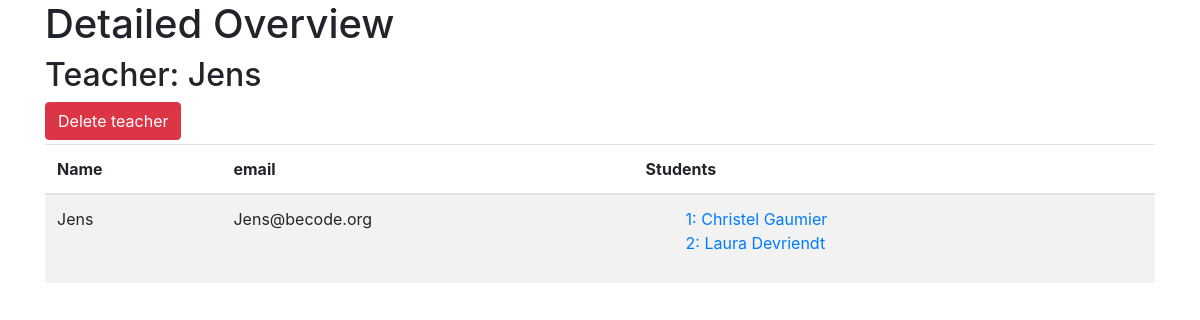
Screenshot of /?details=teacher&id=12 with the database file from the repository.
### tables this page shows
CREATE TABLE `teacher` (
  `teacher_id` int(11) NOT NULL AUTO_INCREMENT,
  `name` varchar(100) NOT NULL,
  `email` varchar(2083) NOT NULL,
  PRIMARY KEY (`teacher_id`)
);

CREATE TABLE `student` (
  `student_id` int(11) NOT NULL AUTO_INCREMENT,
  `name` varchar(100) NOT NULL,
  `email` varchar(2083) NOT NULL,
  `class_id` int(11) NOT NULL,
  PRIMARY KEY (`student_id`),
  KEY `student_FK` (`class_id`),
  CONSTRAINT `student_FK` FOREIGN KEY (`class_id`) REFERENCES `class` (`class_id`) ON DELETE CASCADE
);

### Controller/DetailController.php (called while the page is built, shortened)
<?php
class DetailController implements ControllerInterface {
    public function render(){
        $manager=new DatabaseManager();
        if($_GET['details']==='teacher') {
            $teacher = (new TeacherLoader())->findById((int)$_GET['id']);
        }
        require 'View/detailedView.php';
    }
}

### index.php (called while the page is built, shortened)
<?php
require 'Controller/DetailController.php';
require 'Model/DatabaseManager.php';
require 'Model/TeacherLoader.php';
require 'Model/Teacher.php';
if (isset($_GET['create'])) {
    $controller=new ControllerCreate();
}  elseif(isset($_GET['details'])) {
    $controller = new DetailController();
} elseif (isset($_GET['edit'])){
    $controller=new ControllerEdit();
}
else {
    $controller = new OverviewController();
}
$controller->render();

### Model/DatabaseManager.php (called while the page is built, shortened)
<?php
class DatabaseManager
{
    protected PDO $dbcontroller;
    public function __construct()
    {
        $dbhost = "localhost";
        $dbuser = "becode";
        $dbpass = PASS;
        $db = "crud";
        $driverOptions = [
            PDO::MYSQL_ATTR_INIT_COMMAND => "SET NAMES 'utf8'",
            PDO::ATTR_ERRMODE => PDO::ERRMODE_EXCEPTION,
            PDO::ATTR_DEFAULT_FETCH_MODE => PDO::FETCH_ASSOC,
        ];
        $this->dbcontroller = new PDO('mysql:host=' . $dbhost . ';dbname=' . $db, $dbuser, $dbpass, $driverOptions);
        $this->fetchTeachers();
        $this->fetchClasses();
        $this->fetchStudents();
    }
    public function getDbcontroller(): PDO
    {
        return $this->dbcontroller;
    }
    private function fetchTeachers()
    {
        $handle = $this->getDbcontroller()->prepare('SELECT * FROM teacher');
        $handle->execute();
        $teachers = $handle->fetchAll();
    }
    private function fetchClasses()
    {
        $handle = $this->getDbcontroller()->prepare('SELECT class_id, class.name as className, campus, class.teacher_id, teacher.name as teacherName,email FROM class JOIN teacher ON class.teacher_id=teacher.teacher_id');
        $handle->execute();
        $classes = $handle->fetchAll();
    }
    private function fetchStudents()
    {
        $handle = $this->getDbcontroller()->prepare('SELECT student_id, student.name as studentName, student.email as studentEmail, class.class_id, class.name as className, campus, class.teacher_id, teacher.name as teacherName,teacher.email FROM student JOIN class ON student.class_id=class.class_id JOIN teacher ON teacher.teacher_id=class.teacher_id');
        $handle->execute();
        $students = $handle->fetchAll();
    }
}

### Model/Teacher.php (called while the page is built)
<?php
class Teacher
{
    private int $id;
    private string $name;
    private string $email;
    public function __construct(int $id, string $name, string $email)
    {
        $this->id = $id;
        $this->name = $name;
        $this->email = $email;
    }
    public function getId(): int
    {
        return $this->id;
    }
    public function getName(): string
    {
        return $this->name;
    }
    public function getEmail(): string
    {
        return $this->email;
    }
}

### Model/TeacherLoader.php (the view, shortened to what this page needs)
<?php
class TeacherLoader extends DatabaseManager
{
    public function findById(int $id): Teacher
    {
        foreach ($this->teachers as $teacher) {
            if ($teacher->getId() == $id) {
                return $teacher;
            }
        }
    }
    public function createStudentTeacherList(int $teacher_id): string
    {
        $list = "";
        $q = $this->getDbcontroller()->prepare(' SELECT student.student_id, student.name from student LEFT JOIN class ON student.class_id =class.class_id
left join teacher ON class.teacher_id =teacher.teacher_id where teacher.teacher_id =:id ;');
        $q->bindValue(':id', $teacher_id);
        $q->execute();
        $rows = $q->fetchAll();
        foreach ($rows as $key => $row) {
            $key += 1;
            $list .= "<a href='?details=student&id={$row['student_id']}' class='mb-1 '>$key: {$row['name']}</a><br>";
        }
        return "<ol>" . $list . "</ol>";
    }
}

### View/detailedView.php (shortened to what this page needs)
<?php require 'includes/header.php' ?>
<section class="container">
    <h1>Detailed Overview</h1>
    <?php if(isset($teacher)):?>
        <h2>Teacher: <?php echo "{$teacher->getName()}"?> </h2>
       <form method='post' action=''>
            <button  class='mb-1 btn btn-danger' type='submit' name='deleteTeacher' value="<?php echo "{$teacher->getId()}";?>">Delete teacher</button>
           </form>
        <table class="table table-striped">
            <thead>
            <tr>
                <th>Name</th>
                <th>email</th>
                <th>Students</th>
            </tr>
            </thead>
            <tbody>
        <tr>
            <td><?php echo "{$teacher->getName()}"?></td>
            <td><?php echo "{$teacher->getEmail()}"?></td>
            <td>
            <?php
            $loader=new TeacherLoader();
            echo "{$loader->createStudentTeacherList($teacher->getId())}"
            ?>
            </td>
        </tr>
            </tbody>
        </table>
    <?php endif;?>
</section>
<?php require 'includes/footer.php' ?>

### rows the page displays
teacher: name "Jens", email "Jens@becode.org"
student: name "Christel Gaumier"
student: name "Laura Devriendt"
